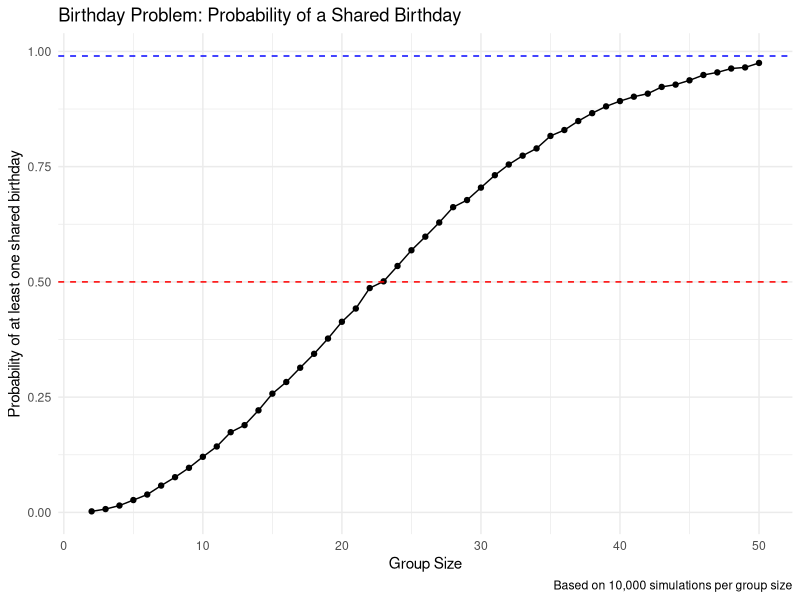

R code for this plot:
## ---- chunk 1
library(tidyverse)
## ---- chunk 2
set.seed(42) # Set seed for reproducible results
## ---- chunk 3
bday_sim = function(n_room){
  # Sample n_room birthdays from 1:365 with replacement
  birthdays = sample(1:365, n_room, replace = TRUE)
  
  # Check if the number of unique birthdays is less than the group size
  # If it is, a duplicate must exist.
  repeated_bday = length(unique(birthdays)) < n_room
  
  # Return the logical result
  repeated_bday
}
## ---- chunk 4
# Define simulation parameters
n_sims = 10000
group_sizes = 2:50

# Create a tibble with all combinations of group sizes and iterations
sim_grid = 
  expand_grid(
    group_size = group_sizes,
    iter = 1:n_sims
  )

# Run the simulation and calculate probabilities
bday_sim_results = 
  sim_grid |>
  mutate(
    # Apply the simulation function to each group_size value
    has_duplicate = map_lgl(group_size, bday_sim)
  ) |>
  group_by(
    group_size
  ) |>
  summarize(
    # The mean of TRUE/FALSE values gives the probability
    probability = mean(has_duplicate)
  )

# View the first few rows of the result
knitr::kable(head(bday_sim_results))
## ---- chunk 5
bday_sim_results |>
  ggplot(aes(x = group_size, y = probability)) +
  geom_point() +
  geom_line() +
  labs(
    title = "Birthday Problem: Probability of a Shared Birthday",
    x = "Group Size",
    y = "Probability of at least one shared birthday",
    caption = "Based on 10,000 simulations per group size"
  ) +
  theme_minimal() +
  # Add horizontal lines for reference
  geom_hline(yintercept = 0.5, linetype = "dashed", color = "red") +
  geom_hline(yintercept = 0.99, linetype = "dashed", color = "blue")
